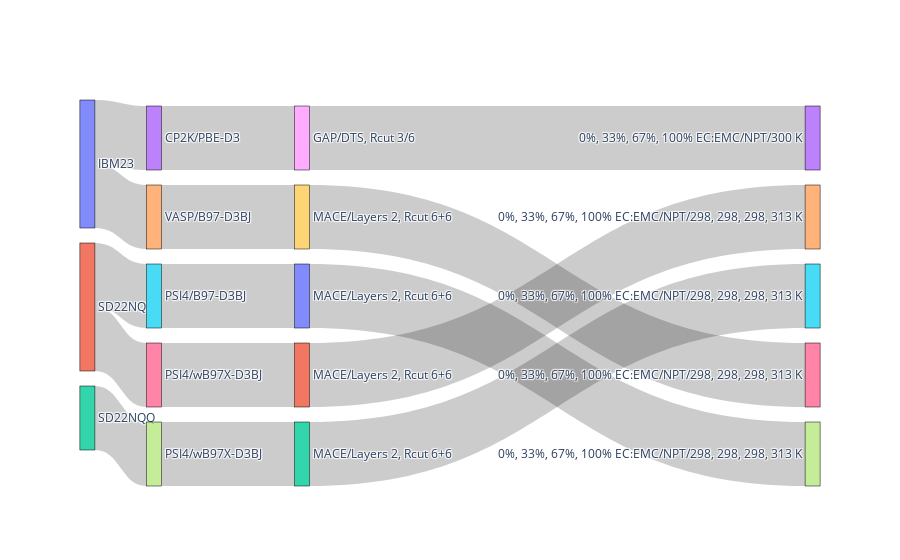

The cell this chart's notebook holds for it:
### Markdown cell above
# Remove some data (including dependencies) from the tables

### Code cell
ze.zdb.del_dat_tree('td1@10835267')
ze.zdb.del_dat_tree('td1@10890165')
ze.zdb.del_dat_tree('ml3@10835267')
ze.zdb.del_dat_tree('md1@10712131')
ze.zdb.del_dat_tree('md2@10835267')
ze.zdb.plot()

### Figure 1 — Plotly figure (JSON) as saved in the notebook; plotly's stock layout.template omitted (floating-point values rounded to 4 significant figures)
{"data": [{"arrangement": "snap", "link": {"source": [0, 0, 1, 1, 2, 3, 4, 5, 6, 7, 8, 9, 10, 11, 12], "target": [3, 4, 5, 6, 7, 8, 9, 10, 11, 12, 13, 16, 17, 14, 15], "value": [1, 1, 1, 1, 1, 1, 1, 1, 1, 1, 1, 1, 1, 1, 1]}, "node": {"customdata": ["ac1@10835267", "ac1@10712131", "ac2@10712131", "td2@10835267", "td1@10712131", "td2@10712131", "td3@10712131", "td4@10712131", "ml4@10835267", "ml1@10712131", "ml2@10712131", "ml3@10712131", "ml4@10712131", "md1@10835267", "md2@10712131", "md3@10712131", "md4@10712131", "md5@10712131"], "hovertemplate": "%{customdata}", "label": ["IBM23", "SD22NQ", "SD22NQQ", "CP2K/PBE-D3", "VASP/B97-D3BJ", "PSI4/B97-D3BJ", "PSI4/wB97X-D3BJ", "PSI4/wB97X-D3BJ", "GAP/DTS, Rcut 3/6", "MACE/Layers 2, Rcut 6+6", "MACE/Layers 2, Rcut 6+6", "MACE/Layers 2, Rcut 6+6", "MACE/Layers 2, Rcut 6+6", "0%, 33%, 67%, 100% EC:EMC/NPT/300 K", "0%, 33%, 67%, 100% EC:EMC/NPT/298, 298, 298, 313 K", "0%, 33%, 67%, 100% EC:EMC/NPT/298, 298, 298, 313 K", "0%, 33%, 67%, 100% EC:EMC/NPT/298, 298, 298, 313 K", "0%, 33%, 67%, 100% EC:EMC/NPT/298, 298, 298, 313 K"], "line": {"color": "black", "width": 0.5}, "pad": 15, "thickness": 15, "x": [0.01, 0.01, 0.01, 0.1, 0.1, 0.1, 0.1, 0.1, 0.3, 0.3, 0.3, 0.3, 0.3, 0.99, 0.99, 0.99, 0.99, 0.99], "y": [0.1, 0.3667, 0.6333, 0.1, 0.26, 0.42, 0.58, 0.74, 0.1, 0.26, 0.42, 0.58, 0.74, 0.1, 0.26, 0.42, 0.58, 0.74]}, "type": "sankey"}], "layout": {}}
